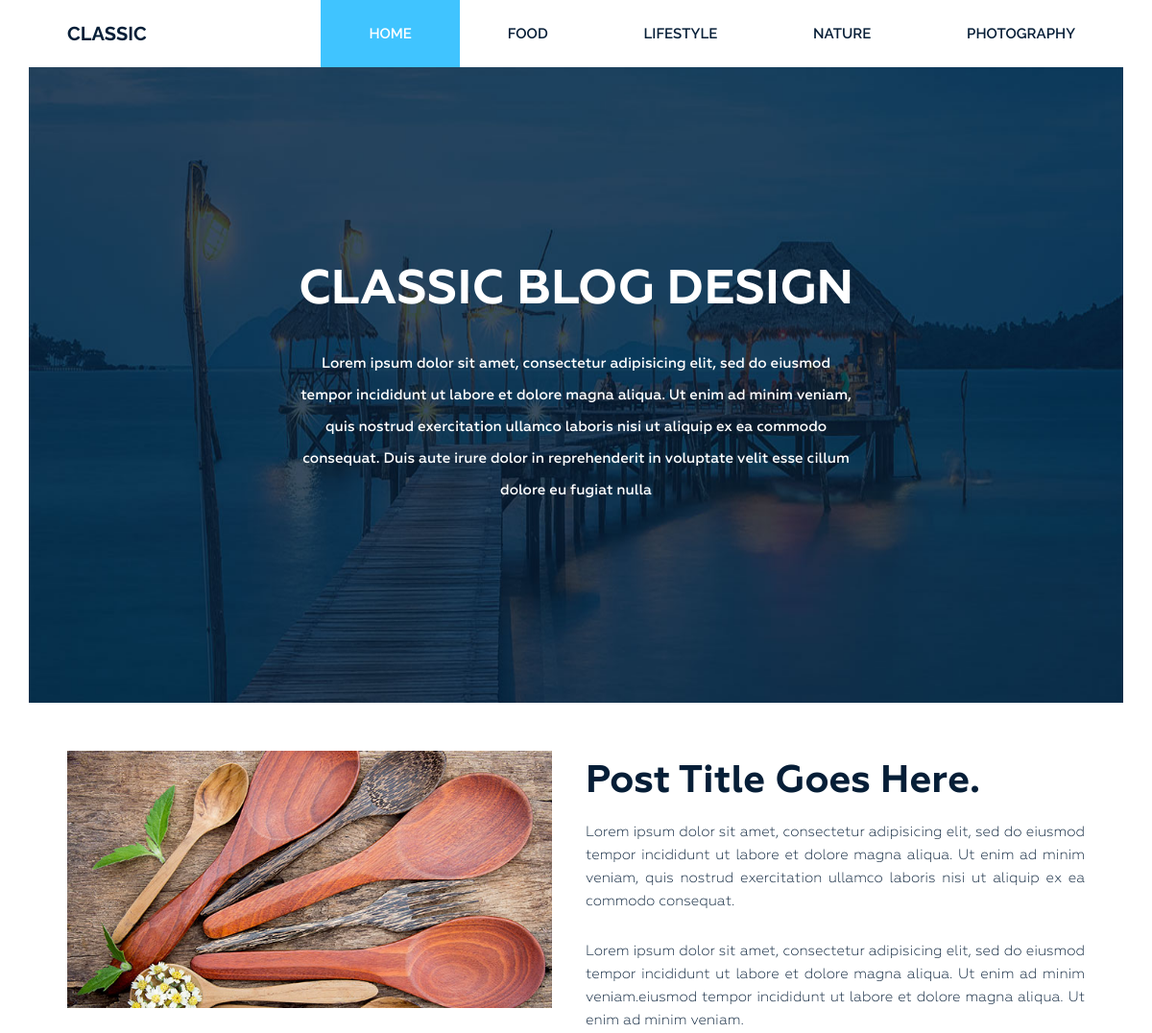
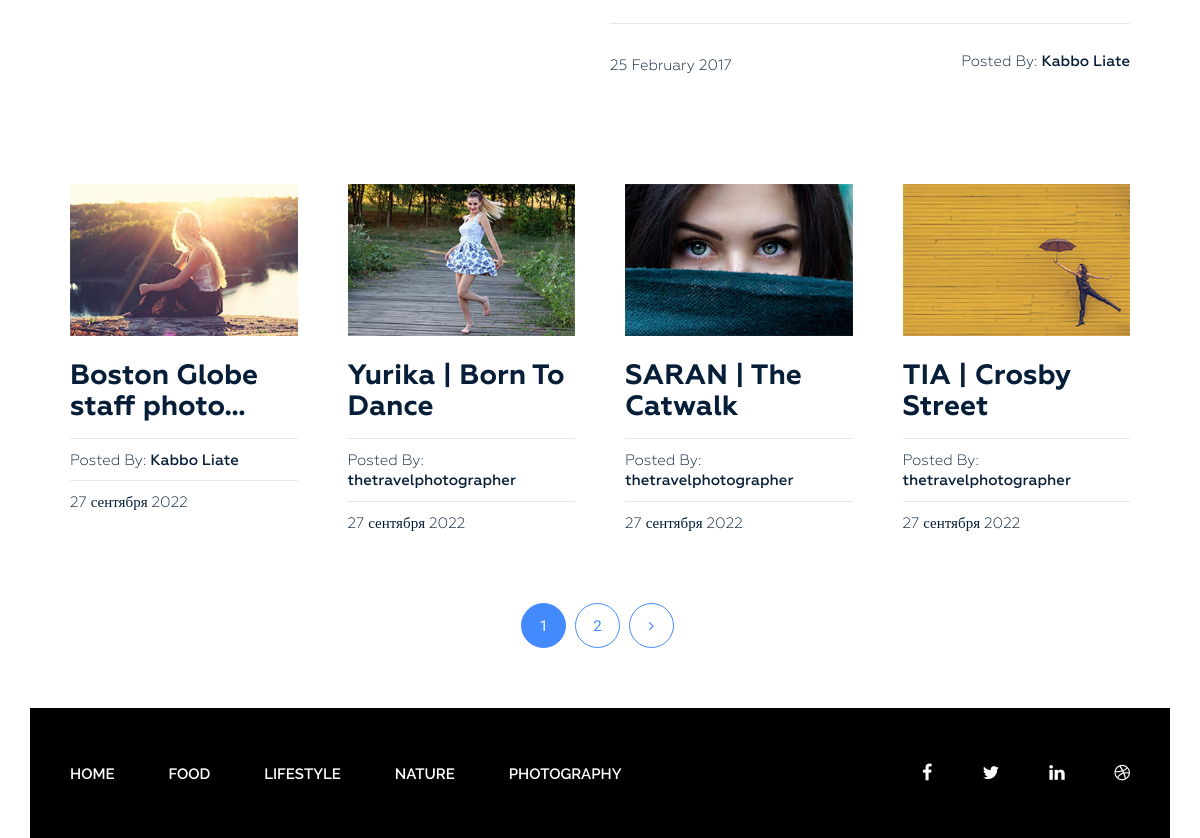
The page / on the database its author committed (2 pictures, top to bottom).
### blog/models.py (models this page shows, shortened)
class Category(models.Model):
    title = models.CharField(max_length=255)
    slug = models.SlugField(max_length=255, verbose_name='Url', unique=True)
    def get_absolute_url(self):
        return reverse('category', kwargs={"slug": self.slug})
    class Meta:
        verbose_name = 'Категория(-ю)'
        verbose_name_plural = 'Категории'
        ordering = ['title']

class Post(models.Model):
    title = models.CharField(max_length=255)
    slug = models.SlugField(max_length=255, verbose_name='Url', unique=True)
    author = models.CharField(max_length=100)
    content = models.TextField(blank=True)
    created_at = models.DateTimeField(auto_now_add=True, verbose_name='Опубликовано')
    photo = models.ImageField(upload_to='photos/%Y/%m/%d', blank=True)
    views = models.IntegerField(default=0, verbose_name='Кол-во просмотров')
    category = models.ForeignKey(Category, on_delete=models.PROTECT,
                                 related_name='posts')
    tags = models.ManyToManyField(Tag, blank=True, related_name='posts')
    def get_absolute_url(self):
        return reverse('post', kwargs={"slug": self.slug})
    class Meta:
        verbose_name = 'Статья(-ю)'
        verbose_name_plural = 'Статьи'
        ordering = ['created_at']

### blog/views.py (the view)
# urls.py: 2. Add a URL to urlpatterns:  path('', Home.as_view(), name='home')
class Home(ListView):
    model = Post
    template_name = 'blog/index.html'
    context_object_name = 'posts'
    paginate_by = 4
    def get_context_data(self, *, object_list=None, **kwargs):
        context = super().get_context_data(**kwargs)
        return context

### blog/templatetags/menu.py (called while the page is built)
@register.inclusion_tag('blog/menu_tpl.html')
def show_menu(menu_class="menu"):
    categories = Category.objects.all()
    return {"categories": categories, "menu_class": menu_class}

### blog/templates/blog/index.html (shortened to what this page needs)
{% extends 'base.html' %}
{% load static %}
{% block content %}
    <section class="bg-text-area">
        <div class="container">
            <div class="row">
                <div class="col-md-12">
                    <div class="bg-text">
                        <h3>Classic BLOG Design</h3>
                        <p>Lorem ipsum dolor sit amet, consectetur adipisicing elit, sed do eiusmod tempor incididunt ut
                            labore et dolore magna aliqua. Ut enim ad minim veniam, quis nostrud exercitation ullamco
                            laboris nisi ut aliquip ex ea commodo consequat. Duis aute irure dolor in reprehenderit in
                            voluptate velit esse cillum dolore eu fugiat nulla </p>
                    </div>
                </div>
            </div>
        </div>
    </section>
    <section class="blog-post-area">
        <div class="container">
            <div class="row">
                <div class="blog-post-area-style">
                    <div class="col-md-12">
                        <div class="single-post-big">
                            <div class="big-image">
                                <img src="{% static 'img/post-image1.jpg' %}" alt="">
                            </div>
                            <div class="big-text">
                                <h3><a href="#">Post Title Goes Here.</a></h3>
                                <p>Lorem ipsum dolor sit amet, consectetur adipisicing elit, sed do eiusmod tempor
                                    incididunt ut labore et dolore magna aliqua. Ut enim ad minim veniam, quis nostrud
                                    exercitation ullamco laboris nisi ut aliquip ex ea commodo consequat.</p>
                                <p>Lorem ipsum dolor sit amet, consectetur adipisicing elit, sed do eiusmod tempor
                                    incididunt ut labore et dolore magna aliqua. Ut enim ad minim veniam.eiusmod tempor
                                    incididunt ut labore et dolore magna aliqua. Ut enim ad minim veniam.</p>
                                <h4><span class="date">25 February 2017</span><span class="author">Posted By: <span
                                        class="author-name">Kabbo Liate</span></span>
                                </h4>
                            </div>
                        </div>
                    </div>
                    {% for post in posts %}
                        <div class="col-md-3">
                            <div class="single-post">
                                {% if post.photo %}
                                    <img src="{{ post.photo.url }}" alt="{{ post.title }}">
                                {% else %}
                                    <img src="https://picsum.photos/id/1060/350/235/?blur=2" alt="{{ post.title }}">
                                {% endif %}
                                <h3><a href="{{ post.get_absolute_url }}">{{ post.title|truncatechars:25 }}</a></h3>
                                <h4><span>Posted By: <span class="author-name">{{ post.author }}</span></span>
                                </h4>
                                <h4><span>{{ post.created_at|date:"j E Y" }}</span></h4>
                            </div>
                        </div>
                    {% endfor %}
                </div>
            </div>
        </div>
        {% if page_obj.has_other_pages %}
            <div class="pegination">
                <div class="nav-links">
                    {% for p in page_obj.paginator.page_range %}
                        {% if page_obj.number == p %}
                            <span class="page-numbers current">{{ p }}</span>
                        {% elif p > page_obj.number|add:-3 and p < page_obj.number|add:3%}
                            <a class="page-numbers" href="?page={{ p }}">{{ p }}</a>
                        {% endif %}
                    {% endfor %}
                    {% if page_obj.has_next %}
                        <a class="page-numbers" href="?page={{ page_obj.next_page_number }}"><i
                                class="fa fa-angle-right" aria-hidden="true"></i></a>
                    {% endif %}
                </div>
            </div>
        {% endif %}
    </section>
{% endblock content %}

### templates/base.html (shortened to what this page needs)
{% load static %}
{% load  cache %}
<!DOCTYPE html>
<html lang="en">
<head>
    <link rel="stylesheet" href="{% static 'css/bootstrap.css' %}">
    <link rel="stylesheet" href="{% static 'css/font-awesome.min.css' %}">
    <link rel="stylesheet" href="{% static 'css/owl.carousel.min.css' %}">
    <link rel="stylesheet" href="{% static 'css/owl.theme.default.min.css' %}">
    <link rel="stylesheet" href="{% static 'style.css' %}">
    <link rel="stylesheet" href="{% static 'responsive.css' %}">
</head>
<body>
<div class="wrapper">
    {% cache 20 header %}
        {% include 'inc/_header.html' %}
    {% endcache %}
    {% block content %}
    {% endblock content %}
    {% cache 20 footer %}
        {% include 'inc/_footer.html' %}
    {% endcache %}
</div>
</body>
</html>

### blog/templates/blog/menu_tpl.html
<div class="{{ menu_class }}">
    <ul>
        <li><a href="{% url 'home' %}">Home</a></li>
        {% for item in categories %}
        <li><a href="{{ item.get_absolute_url }}">{{ item.title|title }}</a></li>
        {% endfor %}
    </ul>
</div>

### templates/inc/_footer.html (shortened to what this page needs)
{% load menu %}
<footer class="footer" style="margin-top:20px">
    <div class="container">
        <div class="row">
            <div class="col-md-12">
                <div class="footer-bg">
                    <div class="row">
                        <div class="col-md-9">
                            {% show_menu 'footer-menu' %}
                        </div>
                        <div class="col-md-3">
                            <div class="footer-icon">
                                <p><a href="#"><i class="fa fa-facebook" aria-hidden="true"></i></a><a href="#"><i
                                        class="fa fa-twitter" aria-hidden="true"></i></a><a href="#"><i
                                        class="fa fa-linkedin" aria-hidden="true"></i></a><a href="#"><i
                                        class="fa fa-dribbble" aria-hidden="true"></i></a></p>
                            </div>
                        </div>
                    </div>
                </div>
            </div>
        </div>
    </div>
</footer>

### rows shown on the page
Category: title "FOOD"
Category: title "LIFESTYLE"
Category: title "NATURE"
Category: title "PHOTOGRAPHY"
Post: photo (picture), title "Boston Globe staff photo…", author "Kabbo Liate", created_at "27 сентября 2022"
Post: photo (picture), title "Yurika | Born To Dance", author "thetravelphotographer", created_at "27 сентября 2022"
Post: photo (picture), title "SARAN | The Catwalk", author "thetravelphotographer", created_at "27 сентября 2022"
Post: photo (picture), title "TIA | Crosby Street", author "thetravelphotographer", created_at "27 сентября 2022"

### other values the page prints
{{ p }} "1"
{{ p }} "2"
